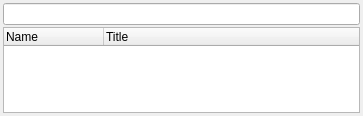
<?xml version="1.0" encoding="UTF-8"?>
<ui version="4.0">
 <class>mvd::ApplicationsToolBox</class>
 <widget class="QWidget" name="mvd::ApplicationsToolBox">
  <property name="geometry">
   <rect>
    <x>0</x>
    <y>0</y>
    <width>363</width>
    <height>116</height>
   </rect>
  </property>
  <property name="sizePolicy">
   <sizepolicy hsizetype="MinimumExpanding" vsizetype="Preferred">
    <horstretch>0</horstretch>
    <verstretch>0</verstretch>
   </sizepolicy>
  </property>
  <property name="windowTitle">
   <string>OTB Applications</string>
  </property>
  <property name="locale">
   <locale language="C" country="AnyCountry"/>
  </property>
  <layout class="QGridLayout" name="gridLayout">
   <property name="margin">
    <number>3</number>
   </property>
   <property name="spacing">
    <number>2</number>
   </property>
   <item row="0" column="0">
    <widget class="QLineEdit" name="m_SearchLine"/>
   </item>
   <item row="1" column="0">
    <widget class="QTreeWidget" name="m_AlgorithmsTree">
     <property name="contextMenuPolicy">
      <enum>Qt::CustomContextMenu</enum>
     </property>
     <property name="headerHidden">
      <bool>false</bool>
     </property>
     <attribute name="headerVisible">
      <bool>true</bool>
     </attribute>
     <attribute name="headerCascadingSectionResizes">
      <bool>true</bool>
     </attribute>
     <column>
      <property name="text">
       <string>Name</string>
      </property>
     </column>
     <column>
      <property name="text">
       <string>Title</string>
      </property>
     </column>
    </widget>
   </item>
  </layout>
 </widget>
 <resources/>
 <connections/>
</ui>
